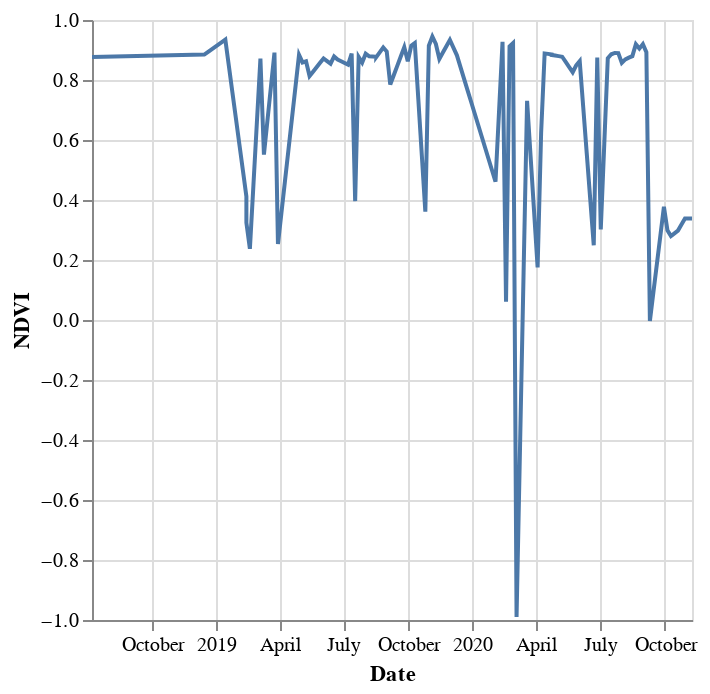

Notebook source saved alongside this figure:
### Markdown cell above
## Interactive mapping

### Make an interactive map with the chart data embedded

The information we just plotted can be placed onto the interactive map, using the 'Altair' module for plotting.

Altair is designed to quickly make charts that can be displayed online

https://altair-viz.github.io/getting_started/overview.html

Using the "NDVI" and "Date" columns, plot the NDVI over time.

### Code cell
chart = alt.Chart(df).mark_line().encode(y='NDVI', x='Date')
chart

### Figure 1 — Vega-Lite specification as saved in the notebook (floating-point values rounded to 4 significant figures; data arrays with more than 128 entries replaced by an {"elided": "..."} marker saying what was removed)
{"config": {"view": {"continuousWidth": 300, "continuousHeight": 300}}, "data": {"name": "data-8af556ad383fc24a15ebd84003de7e65"}, "mark": {"type": "line"}, "encoding": {"x": {"field": "Date", "type": "temporal"}, "y": {"field": "NDVI", "type": "quantitative"}}, "$schema": "https://vega.github.io/schema/vega-lite/v5.20.1.json", "datasets": {"data-8af556ad383fc24a15ebd84003de7e65": {"elided": "144 records"}}}
